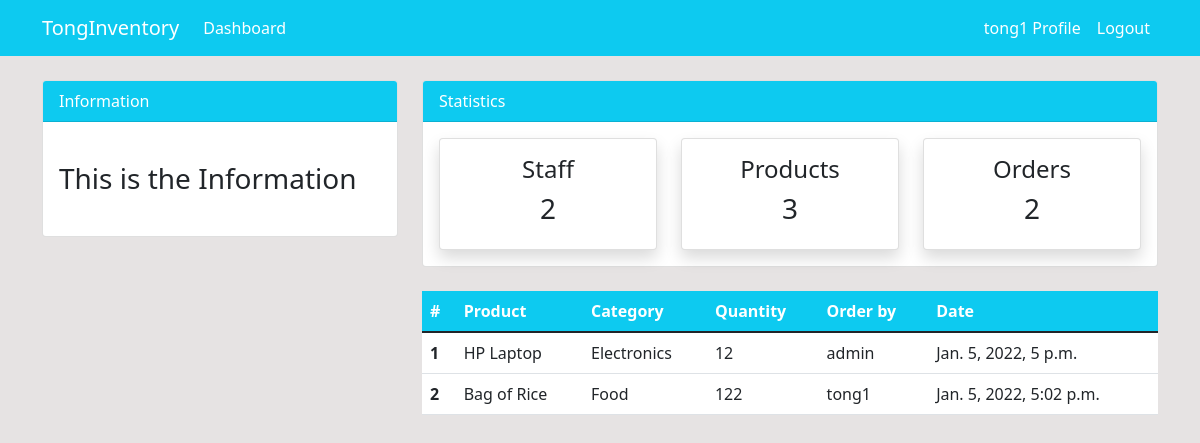
Page /order/ (signed in) on the earlier database version.
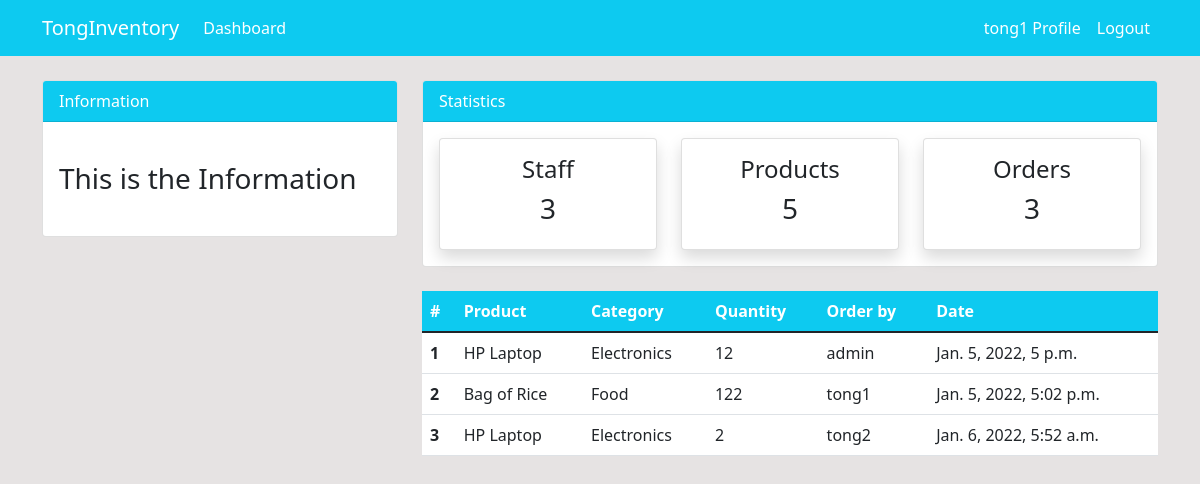
Same page on the later database version.
### dashboard/models.py (models this page shows, shortened)
class Order(models.Model):
    product = models.ForeignKey(Product, on_delete=models.CASCADE, null=True)
    staff = models.ForeignKey(User, on_delete=models.CASCADE, null=True)
    order_quantity = models.PositiveBigIntegerField(null=True)
    date = models.DateTimeField(auto_now_add=True)
    class Meta:
        verbose_name_plural = 'Order'

class Product(models.Model):
    name = models.CharField(max_length=100,null=True)
    category = models.CharField(max_length=20,choices=CATEGORY,null=True)
    quantity = models.PositiveBigIntegerField(null=True)
    class Meta:
        verbose_name_plural = 'Product'

### dashboard/views.py (the view)
# urls.py: path('order/',views.order,name='dashboard-order'),
@login_required
def order(request):
    orders = Order.objects.all()
    orders = Order.objects.all()
    orders_count = orders.count()
    products = Product.objects.all()
    products_count = products.count()
    workers = User.objects.all()
    workers_count = workers.count()
    context = {
        'orders':orders,
        'workers_count':workers_count,
        'orders_count':orders_count,
        'products_count':products_count,
    }
    return render(request, 'dashboard/order.html',context)

### templates/dashboard/order.html (shortened to what this page needs)
{% extends 'partials/base.html' %}
{% block content %}
{% include 'partials/topnav.html' %}
    <div class="container">
        <div class="row my-4">
            <div class="col-md-4">
            </div>
            <div class="col-md-8">
                <table class="table bg-white">
                    <thead class="bg-info">
                        <tr class="text-white">
                            <th scope="col">#</th>
                            <th scope="col">Product</th>
                            <th scope="col">Category</th>
                            <th scope="col">Quantity</th>
                            <th scope="col">Order by</th>
                            <th scope="col">Date</th>
                        </tr>
                    </thead>
                    <tbody>
                        {% for order in orders %}
                        <tr>
                            <th scope="row">{{ forloop.counter }}</th>
                            <td>{{ order.product.name }}</td>
                            <td>{{ order.product.category }}</td>
                            <td>{{ order.order_quantity }}</td>
                            <td>
                                {{ order.staff.username }}
                            </td>
                            <td>{{ order.date }}</td>
                        </tr>
                        {% endfor %}
                    </tbody>
                </table>
            </div>
        </div>
    </div>
{% endblock %}

Differences in the rows shown:
added Order: product.name "HP Laptop", product.category "Electronics", order_quantity "2", staff.username "tong2", date "Jan. 6, 2022, 5:52 a.m."
Other differences:
{{ workers_count }}: "2" → "3"
{{ products_count }}: "3" → "5"
{{ orders_count }}: "2" → "3"
